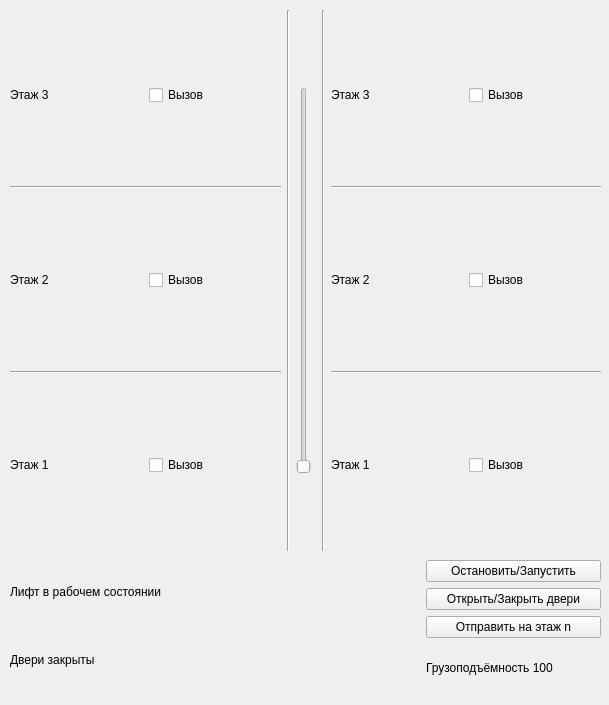
<?xml version="1.0" encoding="UTF-8"?>
<ui version="4.0">
 <class>Form</class>
 <widget class="QWidget" name="Form">
  <property name="geometry">
   <rect>
    <x>0</x>
    <y>0</y>
    <width>609</width>
    <height>705</height>
   </rect>
  </property>
  <property name="windowTitle">
   <string>Form</string>
  </property>
  <widget class="QWidget" name="horizontalLayoutWidget_6">
   <property name="geometry">
    <rect>
     <x>10</x>
     <y>10</y>
     <width>591</width>
     <height>541</height>
    </rect>
   </property>
   <layout class="QHBoxLayout" name="horizontalLayout_2" stretch="5,0,0,0,5">
    <item>
     <layout class="QVBoxLayout" name="left_part_4">
      <item>
       <layout class="QHBoxLayout" name="left_floor_layout_10">
        <item>
         <widget class="QLabel" name="left_floor_lbl_3">
          <property name="text">
           <string>Этаж 3</string>
          </property>
         </widget>
        </item>
        <item>
         <widget class="QCheckBox" name="left_floor_checkbox3">
          <property name="text">
           <string>Вызов</string>
          </property>
          <property name="checkable">
           <bool>false</bool>
          </property>
         </widget>
        </item>
       </layout>
      </item>
      <item>
       <widget class="Line" name="line_11">
        <property name="orientation">
         <enum>Qt::Horizontal</enum>
        </property>
       </widget>
      </item>
      <item>
       <layout class="QHBoxLayout" name="left_floor_layout_11">
        <item>
         <widget class="QLabel" name="left_floor_lbl_2">
          <property name="text">
           <string>Этаж 2</string>
          </property>
         </widget>
        </item>
        <item>
         <widget class="QCheckBox" name="left_floor_checkbox2">
          <property name="text">
           <string>Вызов</string>
          </property>
          <property name="checkable">
           <bool>false</bool>
          </property>
         </widget>
        </item>
       </layout>
      </item>
      <item>
       <widget class="Line" name="line_12">
        <property name="orientation">
         <enum>Qt::Horizontal</enum>
        </property>
       </widget>
      </item>
      <item>
       <layout class="QHBoxLayout" name="left_floor_layout_12">
        <item>
         <widget class="QLabel" name="left_floor_lbl_1">
          <property name="text">
           <string>Этаж 1</string>
          </property>
         </widget>
        </item>
        <item>
         <widget class="QCheckBox" name="left_floor_checkbox1">
          <property name="text">
           <string>Вызов</string>
          </property>
          <property name="checkable">
           <bool>false</bool>
          </property>
         </widget>
        </item>
       </layout>
      </item>
     </layout>
    </item>
    <item>
     <widget class="Line" name="line_13">
      <property name="orientation">
       <enum>Qt::Vertical</enum>
      </property>
     </widget>
    </item>
    <item>
     <layout class="QVBoxLayout" name="verticalLayout" stretch="2,10,2">
      <item>
       <spacer name="verticalSpacer">
        <property name="orientation">
         <enum>Qt::Vertical</enum>
        </property>
        <property name="sizeHint" stdset="0">
         <size>
          <width>20</width>
          <height>40</height>
         </size>
        </property>
       </spacer>
      </item>
      <item>
       <widget class="QSlider" name="lift_floor_slider_2">
        <property name="minimum">
         <number>1</number>
        </property>
        <property name="maximum">
         <number>100</number>
        </property>
        <property name="orientation">
         <enum>Qt::Vertical</enum>
        </property>
       </widget>
      </item>
      <item>
       <spacer name="verticalSpacer_2">
        <property name="orientation">
         <enum>Qt::Vertical</enum>
        </property>
        <property name="sizeHint" stdset="0">
         <size>
          <width>20</width>
          <height>40</height>
         </size>
        </property>
       </spacer>
      </item>
     </layout>
    </item>
    <item>
     <widget class="Line" name="line_14">
      <property name="orientation">
       <enum>Qt::Vertical</enum>
      </property>
     </widget>
    </item>
    <item>
     <layout class="QVBoxLayout" name="right_part_2">
      <item>
       <layout class="QHBoxLayout" name="right_floor_layout_14">
        <item>
         <widget class="QLabel" name="right_floor_lbl_3">
          <property name="text">
           <string>Этаж 3</string>
          </property>
         </widget>
        </item>
        <item>
         <widget class="QCheckBox" name="right_floor_checkbox3">
          <property name="text">
           <string>Вызов</string>
          </property>
          <property name="checkable">
           <bool>false</bool>
          </property>
         </widget>
        </item>
       </layout>
      </item>
      <item>
       <widget class="Line" name="line_15">
        <property name="orientation">
         <enum>Qt::Horizontal</enum>
        </property>
       </widget>
      </item>
      <item>
       <layout class="QHBoxLayout" name="right_floor_layout_15">
        <item>
         <widget class="QLabel" name="right_floor_lbl_2">
          <property name="text">
           <string>Этаж 2</string>
          </property>
         </widget>
        </item>
        <item>
         <widget class="QCheckBox" name="right_floor_checkbox2">
          <property name="text">
           <string>Вызов</string>
          </property>
          <property name="checkable">
           <bool>false</bool>
          </property>
         </widget>
        </item>
       </layout>
      </item>
      <item>
       <widget class="Line" name="line_16">
        <property name="orientation">
         <enum>Qt::Horizontal</enum>
        </property>
       </widget>
      </item>
      <item>
       <layout class="QHBoxLayout" name="right_floor_layout_16">
        <item>
         <widget class="QLabel" name="right_floor_lbl_1">
          <property name="text">
           <string>Этаж 1</string>
          </property>
         </widget>
        </item>
        <item>
         <widget class="QCheckBox" name="right_floor_checkbox1">
          <property name="text">
           <string>Вызов</string>
          </property>
          <property name="checkable">
           <bool>false</bool>
          </property>
         </widget>
        </item>
       </layout>
      </item>
     </layout>
    </item>
   </layout>
  </widget>
  <widget class="QWidget" name="horizontalLayoutWidget_5">
   <property name="geometry">
    <rect>
     <x>10</x>
     <y>560</y>
     <width>591</width>
     <height>131</height>
    </rect>
   </property>
   <layout class="QHBoxLayout" name="operator_functions" stretch="7,3">
    <item>
     <layout class="QVBoxLayout" name="lift_info">
      <item>
       <widget class="QLabel" name="lift_status_label">
        <property name="text">
         <string>Лифт в рабочем состоянии</string>
        </property>
       </widget>
      </item>
      <item>
       <widget class="QLabel" name="lift_door_status_label">
        <property name="text">
         <string>Двери закрыты</string>
        </property>
       </widget>
      </item>
     </layout>
    </item>
    <item>
     <layout class="QVBoxLayout" name="lift_functions">
      <item>
       <widget class="QPushButton" name="change_lift_status_btn">
        <property name="text">
         <string>Остановить/Запустить</string>
        </property>
       </widget>
      </item>
      <item>
       <widget class="QPushButton" name="change_door_status_btn">
        <property name="text">
         <string>Открыть/Закрыть двери</string>
        </property>
       </widget>
      </item>
      <item>
       <widget class="QPushButton" name="send_to_floor_btn">
        <property name="text">
         <string>Отправить на этаж n</string>
        </property>
       </widget>
      </item>
      <item>
       <widget class="QLabel" name="label">
        <property name="text">
         <string>Грузоподъёмность 100</string>
        </property>
       </widget>
      </item>
     </layout>
    </item>
   </layout>
  </widget>
 </widget>
 <resources/>
 <connections/>
</ui>
